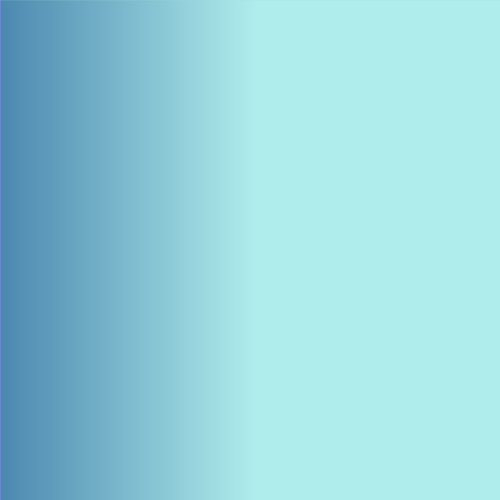
Frame 1 (no input)
Frame 60 (the mouse pressed at the canvas centre just before this capture): identical to frame 1, image omitted
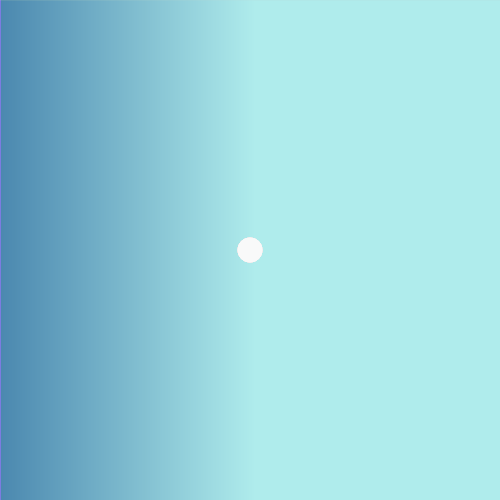
Frame 120 (the mouse held since frame 60 and released just before this capture)

The Processing sketch that drew these frames (run headless with seeded random() and noise(); from frame 60 on, the mouse is pressed at the canvas centre):

// Processing sketch: processing_182838
// ── processing_182838.pde

void setup() {
  size(500, 500);
  for (int i=0; i<width; i++) {
    stroke(i, i, 255, 100);
    line(i, 0, i, height);
    stroke(0, 255, i, 100);
    line(i+1, 0, i+1, height);
  }
}

void draw() {
  if (mousePressed) {
    noStroke();
    fill(255, 20);
    ellipse(mouseX, mouseY, 25, 25);
  }
}
